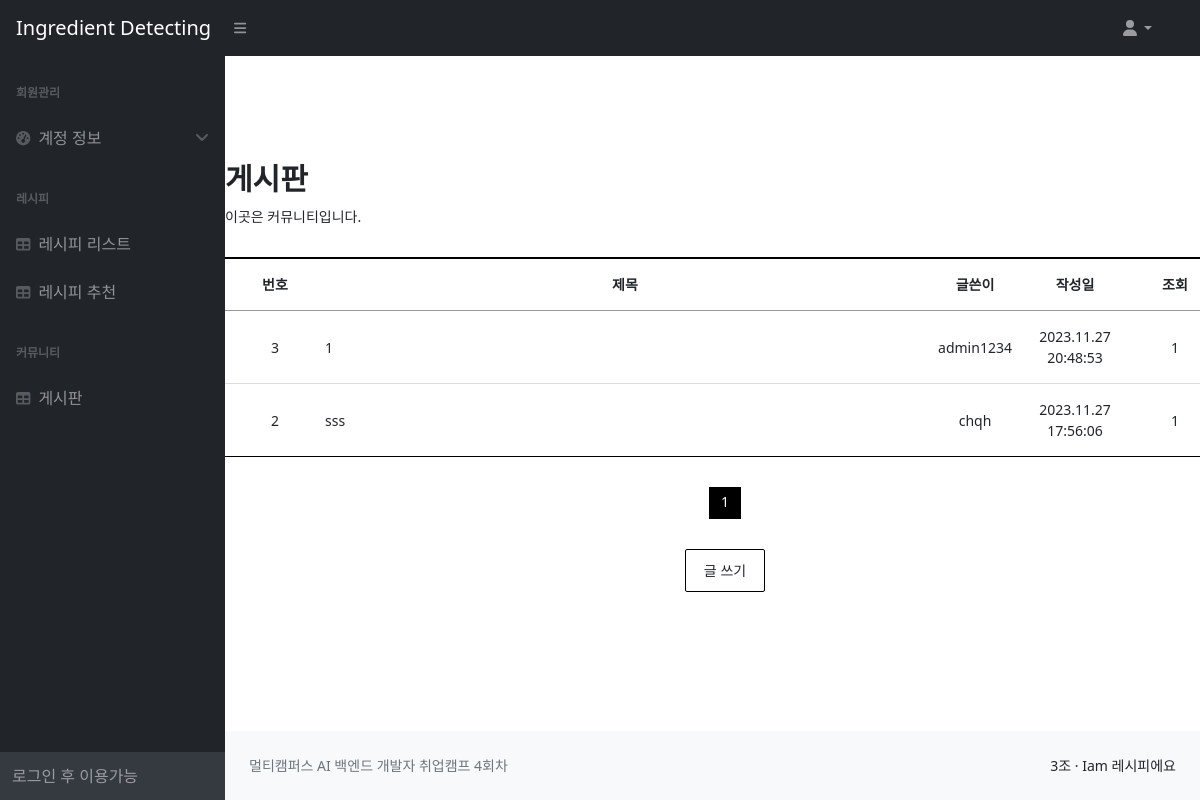
Before: /services/posts/ with the older database file.
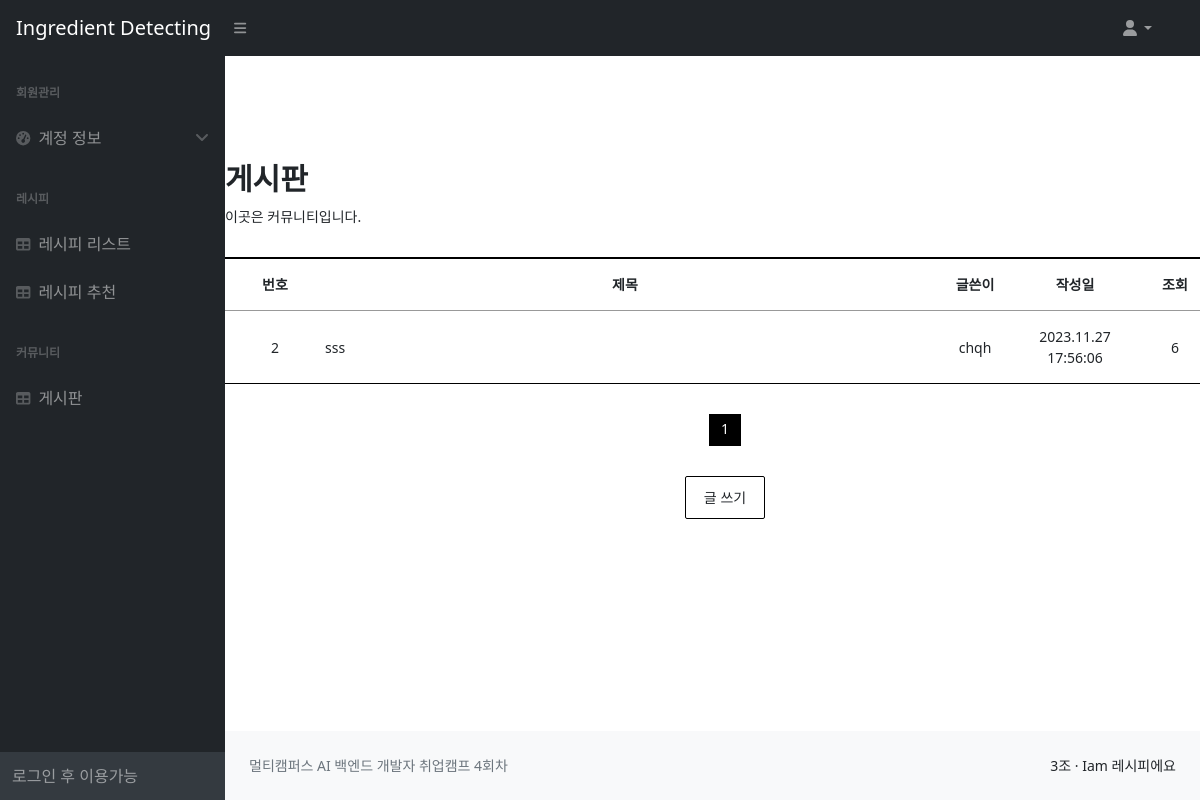
After: the same page with the newer database file.
### services/models.py (models this page shows, shortened)
class Post(models.Model):
    title = models.CharField(max_length=200)
    content = models.TextField()
    author = models.ForeignKey(User, on_delete=models.CASCADE)
    created_at = models.DateTimeField(auto_now_add=True)
    views = models.PositiveIntegerField(default=0)

### services/views.py (the view)
# urls.py: path('posts/', views.post_list, name='post_list'),
def post_list(request):
    all_posts = Post.objects.order_by('-created_at')
    paginator = Paginator(all_posts, 10)  # 페이지당 10개의 포스트를 보여줌
    page_number = request.GET.get('page')
    page_obj = paginator.get_page(page_number)
    for post in page_obj:
        post.views = post.views  # 조회수 필드 가져오기
        post.save()  # 변경사항 저장
    return render(request, 'services/post_list.html', {'page_obj': page_obj})

### services/templates/services/post_list.html (shortened to what this page needs)
{% extends 'base.html' %}
{% load static %}
{% block content %}
    <link href="{% static 'css/post_list_style.css' %}" rel="stylesheet"/>
    <div class="board_wrap">
        <div class="board_title">
            <strong>게시판</strong>
            <p>이곳은 커뮤니티입니다.</p>
        </div>
        <div class="board_list_wrap">
            <div class="board_list">
                <div class="top">
                    <div class="num">번호</div>
                    <div class="title">제목</div>
                    <div class="writer">글쓴이</div>
                    <div class="date">작성일</div>
                    <div class="count">조회</div>
                </div>
                {% for post in page_obj %}
                <div>
                    <div class="num">{{ post.id }}</div>
                    <div class="title">
                        <li><a href="{% url 'post_detail' post.pk %}">{{ post.title }}</a></li>
                    </div>
                    <div class="writer">{{ post.author.username }}</div>
                    <div class="date">
                        {{ post.created_at|date:"Y.m.d H:i:s" }}
                    </div>
                    <div class="count">{{ post.views }}</div>
                </div>
                {% endfor %}
            </div>
            <div class="board_page">
                {% for num in page_obj.paginator.page_range %}
                    {% if page_obj.number == num %}
                        <a href="?page={{ num }}" class="num on">{{ num }}</a>
                    {% else %}
                        <a href="?page={{ num }}" class="num">{{ num }}</a>
                    {% endif %}
                {% endfor %}
            </div>
            {% if not user.is_authenticated %}
                <div class="bt_wrap2">
                    <a href="#" id="post-create">글 쓰기</a>
                </div>
            {% else %}
                <div class="bt_wrap2">
                    <a href="{% url 'post_create' %}">글 쓰기</a>
                </div>
            {% endif %}
        </div>
    </div>
{% endblock %}

### templates/base.html (shortened to what this page needs)
<!DOCTYPE html>
{%load static %}
<html lang="ko">
<head>
    <link href="https://cdn.jsdelivr.net/npm/simple-datatables@7.1.2/dist/style.min.css" rel="stylesheet"/>
    <link href="{% static 'css/styles.css' %}" rel="stylesheet"/>
    <link href="{% static 'css/custom.css' %}" rel="stylesheet"/>
</head>
<body class="sb-nav-fixed">
<header>
    <nav class="sb-topnav navbar navbar-expand navbar-dark bg-dark">
        <a class="navbar-brand ps-3" href="{% url 'index' %}">Ingredient Detecting</a>
        <button class="btn btn-link btn-sm order-1 order-lg-0 me-4 me-lg-0" id="sidebarToggle" href="#!"><i
                class="fas fa-bars"></i></button>
        <form class="d-none d-md-inline-block form-inline ms-auto me-0 me-md-3 my-2 my-md-0">
            <ul class="navbar-nav ms-auto ms-md-0 me-3 me-lg-4">
                <li class="nav-item dropdown">
                    <a class="nav-link dropdown-toggle" id="navbarDropdown" href="#" role="button"
                       data-bs-toggle="dropdown"
                       aria-expanded="false"><i class="fas fa-user fa-fw"></i></a>
                </li>
            </ul>
        </form>
    </nav>
</header>
<div id="layoutSidenav">
    <div id="layoutSidenav_nav">
        <nav class="sb-sidenav accordion sb-sidenav-dark" id="sidenavAccordion">
            <div class="sb-sidenav-menu">
                <div class="nav">
                    <div class="sb-sidenav-menu-heading">회원관리</div>
                    <a class="nav-link" data-bs-toggle="collapse" data-bs-target="#collapsePages" aria-expanded="false"
                       aria-controls="collapsePages">
                        <div class="sb-nav-link-icon"><i class="fas fa-tachometer-alt"></i></div>
                        계정 정보
                        <div class="sb-sidenav-collapse-arrow"><i class="fas fa-angle-down"></i></div>
                    </a>
                    <div class="sb-sidenav-menu-heading"> 레시피</div>
                    <a class="nav-link collapsed" href="{% url 'recipe_list' %}">
                        <div class="sb-nav-link-icon"><i class="fas fa-table"></i></div>
                        레시피 리스트
                    </a>
                    <a class="nav-link collapsed" href="{% url 'detect_ingredients' %}">
                        <div class="sb-nav-link-icon"><i class="fas fa-table"></i></div>
                        레시피 추천
                    </a>
                    <div class="sb-sidenav-menu-heading">커뮤니티</div>
                    <a class="nav-link" href="{% url 'post_list' %}">
                        <div class="sb-nav-link-icon"><i class="fas fa-table"></i></div>
                        게시판
                    </a>
                </div>
            </div>
            <div class="sb-sidenav-footer">
                {% if user.is_authenticated %}
                환영합니다, {{ user.username }}님! <br>로그인 되었습니다.
                {% else %}
                로그인 후 이용가능
                {% endif %}
            </div>
        </nav>
    </div>
    <div id="layoutSidenav_content">
        <main>
            {%block content%}
            {%endblock content%}
        </main>
        <footer class="py-4 bg-light mt-auto">
            <div class="container-fluid px-4">
                <div class="d-flex align-items-center justify-content-between small">
                    <div class="text-muted">멀티캠퍼스 AI 백엔드 개발자 취업캠프 4회차</div>
                    <div>
                        <a href="#">3조</a>
                        &middot;
                        <a href="#">Iam 레시피에요</a>
                    </div>
                </div>
            </div>
        </footer>
    </div>
</div>
</body>
</html>

### static/css/post_list_style.css (style rules this page uses)
* { margin: 0; padding: 0; }
ul,li { list-style: none; }
a { text-decoration: none; color: inherit; }
.board_wrap { width: 1000px; margin: 100px auto; }
.board_title { margin-bottom: 30px; }
.board_title strong { font-size: 30px; }
.board_title p { margin-top: 5px; font-size: 14px; }
.bt_wrap2 { margin-top: 30px; text-align: center; font-size: 0px; }
.bt_wrap2 a { display: inline-block; min-width: 80px; margin-left: 10px; padding: 10px; border: 1px solid #000; border-radius: 2px; font-size: 14px; transition: background-color 0.3s ease, color 0.3s ease; }
.bt_wrap2 a:first-child { margin-left: 0; }
.board_list { width: 100%; border-top: 2px solid #000; }
.board_list > div { border-bottom: 1px solid #ddd; font-size: 0; }
.board_list > div.top { border-bottom: 1px solid #999; }
.board_list > div:last-child { border-bottom: 1px solid #000; }
.board_list > div > div { display: inline-block; padding: 15px 0; text-align: center; font-size: 14px; }
.board_list > div.top > div { font-weight: 600; }
.board_list .num { width: 10%; vertical-align: middle; }
.board_list .title { width: 60%; text-align: left; vertical-align: middle; }
.board_list .top .title { text-align: center; }
.board_list .writer { width: 10%; vertical-align: middle; }
.board_list .date { width: 10%; vertical-align: middle; }
.board_list .count { width: 10%; vertical-align: middle; }
.board_page { margin-top: 30px; text-align: center; font-size: 0; }
.board_page a { display: inline-block; width: 32px; height: 32px; box-sizing: border-box; vertical-align: middle; border: 1px solid #ddd; border-left: 0; line-height: 100%; }
.board_page a.num { padding-top: 6.5px; font-size: 14px; }
.board_page a.num.on { border-color: #000; background: #000; color: #fff; }
.board_page a:first-child { border-left: 1px solid #ddd; }

Changed rows visible on the page:
removed Post: id "3", title "1", author.username "admin1234", created_at "2023.11.27 20:48:53", views "1"
changed Post "sss": views "1" → "6"
